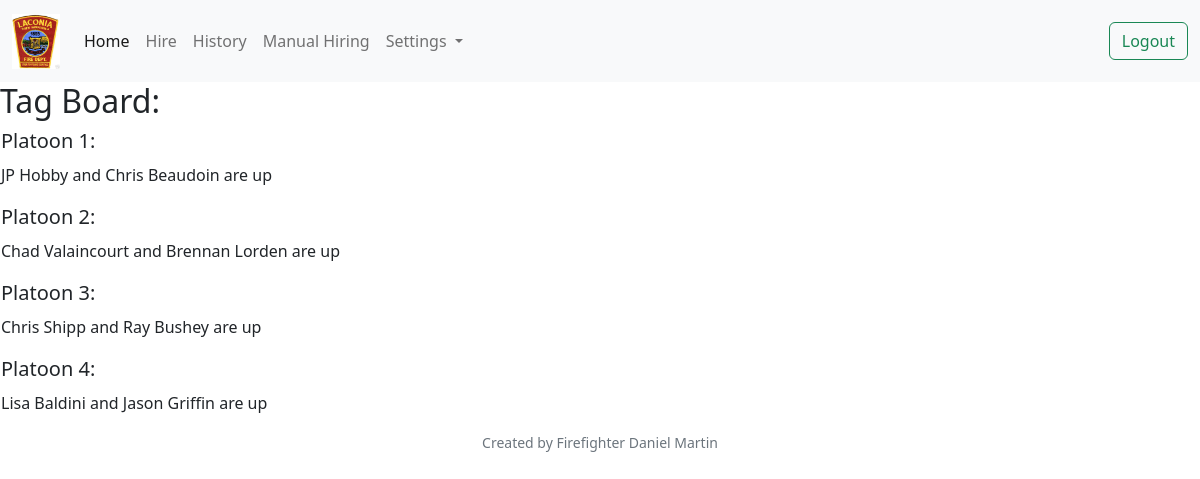
Page / (signed in) on the earlier database version.
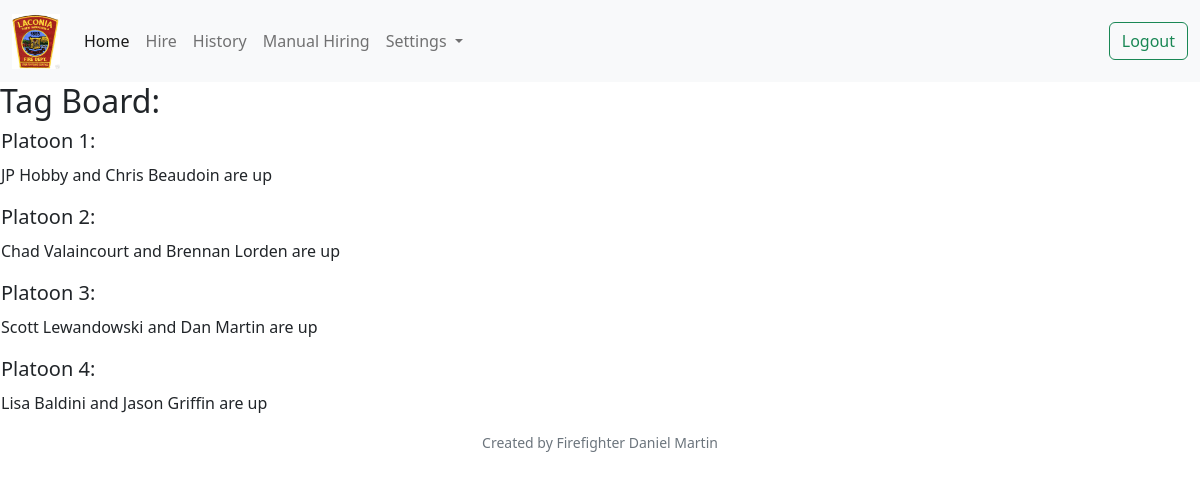
Same page on the later database version.
### helpers.py (models this page shows)
class Base(MappedAsDataclass, DeclarativeBase):
    pass

class User (Base):
    __tablename__ = "users"
    id: Mapped[int] = mapped_column(primary_key=True, init=False)
    username: Mapped[str]
    first_name: Mapped[str]
    last_name: Mapped[str]
    hash: Mapped[str]
    rank: Mapped[str]
    platoon: Mapped[int]
    active: Mapped[int]
    elligible: Mapped[int]
    tag_flipped: Mapped[int]
    created_at: Mapped[datetime] = mapped_column(init=False, server_default=func.now())

### app.py (the view)
@app.route("/", methods=["GET", "POST"])
def index():
    if not session.get("user_id"):
        return redirect("/login")
    else:
        offs_up = []
        ffs_up = []
        for i in range(1, NUM_PLATOONS + 1):
            officers = []
            firefighters = []
            officer = db.execute(
                select(User.first_name, User.last_name, User.tag_flipped)
                .where(User.platoon == i)
                .where(User.rank != "firefighter")
            )
            officer = officer.mappings().all()
            officers.append(officer)
            off_up = find_next_up(officers[0])
            offs_up.append(off_up)
            firefighter = db.execute(
                select(User.first_name, User.last_name, User.tag_flipped)
                .where(User.platoon == i)
                .where(User.rank == "firefighter")
            )
            firefighter = firefighter.mappings().all()
            firefighters.append(firefighter)
            ff_up = find_next_up(firefighters[0])
            ffs_up.append(ff_up)
        return render_template("index.html", offs=offs_up, ffs=ffs_up)

### helpers.py (called while the page is built)
def find_next_up(tag_list):
    for person in tag_list:
        match person:
            case {'tag_flipped': tag_flipped} if tag_flipped != 1:
                index = tag_list.index(person)
                return(tag_list[index])
    for person in tag_list:
        person['tag_flipped'] = 0
    return(tag_list[0])

### templates/index.html (shortened to what this page needs)
{% extends "layout.html" %}
{% block main %}
    <h2>Tag Board:</h2>
    <table>
        <tr>
            <td>
                <h5>Platoon 1:</h5>
            </td>
        </tr>
        <tr>
            <td>
                <p>{{ offs[0]['first_name'] }} {{ offs[0]['last_name'] }} and {{ ffs[0]['first_name'] }} {{ ffs[0]['last_name'] }} are up</p>
            </td>
        </tr>
        <tr>
            <td>
                <h5>Platoon 2:</h5>
            </td>
        </tr>
        <tr>
            <td>
                <p>{{ offs[1]['first_name'] }} {{ offs[1]['last_name'] }} and {{ ffs[1]['first_name'] }} {{ ffs[1]['last_name'] }} are up</p>
            </td>
        </tr>
        <tr>
            <td>
                <h5>Platoon 3:</h5>
            </td>
        </tr>
        <tr>
            <td>
                <p>{{ offs[2]['first_name'] }} {{ offs[2]['last_name'] }} and {{ ffs[2]['first_name'] }} {{ ffs[2]['last_name'] }} are up</p>
            </td>
        </tr>
        <tr>
            <td>
                <h5>Platoon 4:</h5>
            </td>
        </tr>
        <tr>
            <td>
                <p>{{ offs[3]['first_name'] }} {{ offs[3]['last_name'] }} and {{ ffs[3]['first_name'] }} {{ ffs[3]['last_name'] }} are up</p>
            </td>
        </tr>
    </table>
{% endblock %}

Differences in the rows shown:
no longer on this page (row edited): User: first_name "Chris", last_name "Shipp"
no longer on this page (row edited): User: first_name "Ray", last_name "Bushey"
now on this page (row unchanged): User: first_name "Scott", last_name "Lewandowski"
now on this page (row unchanged): User: first_name "Dan", last_name "Martin"
